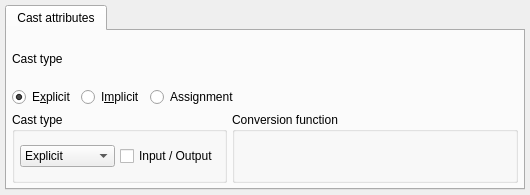
<?xml version="1.0" encoding="UTF-8"?>
<ui version="4.0">
 <class>CastWidget</class>
 <widget class="QWidget" name="CastWidget">
  <property name="geometry">
   <rect>
    <x>0</x>
    <y>0</y>
    <width>530</width>
    <height>195</height>
   </rect>
  </property>
  <property name="minimumSize">
   <size>
    <width>0</width>
    <height>0</height>
   </size>
  </property>
  <layout class="QVBoxLayout" name="cast_lt">
   <property name="spacing">
    <number>5</number>
   </property>
   <property name="leftMargin">
    <number>5</number>
   </property>
   <property name="topMargin">
    <number>5</number>
   </property>
   <property name="rightMargin">
    <number>5</number>
   </property>
   <property name="bottomMargin">
    <number>5</number>
   </property>
   <item>
    <widget class="QTabWidget" name="cast_attribs_tbw">
     <property name="currentIndex">
      <number>0</number>
     </property>
     <widget class="QWidget" name="cast_attribs_tab">
      <attribute name="icon">
       <iconset resource="../../res/resources.qrc">
        <normaloff>:/icons/icons/cast.png</normaloff>:/icons/icons/cast.png</iconset>
      </attribute>
      <attribute name="title">
       <string>Cast attributes</string>
      </attribute>
      <layout class="QVBoxLayout" name="cast_attribs_lt">
       <property name="spacing">
        <number>5</number>
       </property>
       <property name="leftMargin">
        <number>5</number>
       </property>
       <property name="topMargin">
        <number>5</number>
       </property>
       <property name="rightMargin">
        <number>5</number>
       </property>
       <property name="bottomMargin">
        <number>5</number>
       </property>
       <item>
        <layout class="QVBoxLayout" name="verticalLayout">
         <item>
          <widget class="QLabel" name="cast_type_lbl">
           <property name="sizePolicy">
            <sizepolicy hsizetype="Preferred" vsizetype="Preferred">
             <horstretch>0</horstretch>
             <verstretch>0</verstretch>
            </sizepolicy>
           </property>
           <property name="minimumSize">
            <size>
             <width>0</width>
             <height>0</height>
            </size>
           </property>
           <property name="maximumSize">
            <size>
             <width>16777215</width>
             <height>16777215</height>
            </size>
           </property>
           <property name="text">
            <string>Cast type</string>
           </property>
          </widget>
         </item>
         <item>
          <layout class="QHBoxLayout" name="horizontalLayout_2">
           <item>
            <widget class="QRadioButton" name="explicit_rb">
             <property name="sizePolicy">
              <sizepolicy hsizetype="Fixed" vsizetype="Fixed">
               <horstretch>0</horstretch>
               <verstretch>0</verstretch>
              </sizepolicy>
             </property>
             <property name="minimumSize">
              <size>
               <width>0</width>
               <height>0</height>
              </size>
             </property>
             <property name="maximumSize">
              <size>
               <width>16777215</width>
               <height>16777215</height>
              </size>
             </property>
             <property name="text">
              <string>E&amp;xplicit</string>
             </property>
             <property name="checked">
              <bool>true</bool>
             </property>
            </widget>
           </item>
           <item>
            <widget class="QRadioButton" name="implicit_rb">
             <property name="sizePolicy">
              <sizepolicy hsizetype="Fixed" vsizetype="Fixed">
               <horstretch>0</horstretch>
               <verstretch>0</verstretch>
              </sizepolicy>
             </property>
             <property name="minimumSize">
              <size>
               <width>0</width>
               <height>0</height>
              </size>
             </property>
             <property name="maximumSize">
              <size>
               <width>16777215</width>
               <height>16777215</height>
              </size>
             </property>
             <property name="text">
              <string>I&amp;mplicit</string>
             </property>
             <property name="checked">
              <bool>false</bool>
             </property>
            </widget>
           </item>
           <item>
            <widget class="QRadioButton" name="assignment_rb">
             <property name="sizePolicy">
              <sizepolicy hsizetype="Expanding" vsizetype="Fixed">
               <horstretch>0</horstretch>
               <verstretch>0</verstretch>
              </sizepolicy>
             </property>
             <property name="minimumSize">
              <size>
               <width>0</width>
               <height>0</height>
              </size>
             </property>
             <property name="maximumSize">
              <size>
               <width>16777215</width>
               <height>16777215</height>
              </size>
             </property>
             <property name="text">
              <string>Assignment</string>
             </property>
            </widget>
           </item>
          </layout>
         </item>
        </layout>
       </item>
       <item>
        <layout class="QHBoxLayout" name="horizontalLayout_3">
         <item>
          <widget class="QGroupBox" name="cast_type_gb">
           <property name="sizePolicy">
            <sizepolicy hsizetype="Fixed" vsizetype="Preferred">
             <horstretch>0</horstretch>
             <verstretch>0</verstretch>
            </sizepolicy>
           </property>
           <property name="title">
            <string>Cast type</string>
           </property>
           <layout class="QHBoxLayout" name="horizontalLayout">
            <property name="spacing">
             <number>5</number>
            </property>
            <property name="leftMargin">
             <number>5</number>
            </property>
            <property name="topMargin">
             <number>5</number>
            </property>
            <property name="rightMargin">
             <number>5</number>
            </property>
            <property name="bottomMargin">
             <number>5</number>
            </property>
            <item>
             <widget class="QComboBox" name="cast_type_cmb">
              <item>
               <property name="text">
                <string>Explicit</string>
               </property>
              </item>
              <item>
               <property name="text">
                <string>Implicit</string>
               </property>
              </item>
              <item>
               <property name="text">
                <string>Assignment</string>
               </property>
              </item>
             </widget>
            </item>
            <item>
             <widget class="QCheckBox" name="input_output_chk">
              <property name="sizePolicy">
               <sizepolicy hsizetype="Expanding" vsizetype="Fixed">
                <horstretch>0</horstretch>
                <verstretch>0</verstretch>
               </sizepolicy>
              </property>
              <property name="text">
               <string>Input / Output</string>
              </property>
             </widget>
            </item>
           </layout>
          </widget>
         </item>
         <item>
          <widget class="QGroupBox" name="conv_func_gb">
           <property name="title">
            <string>Conversion function</string>
           </property>
          </widget>
         </item>
        </layout>
       </item>
      </layout>
     </widget>
    </widget>
   </item>
  </layout>
 </widget>
 <resources>
  <include location="../../res/resources.qrc"/>
 </resources>
 <connections/>
</ui>
